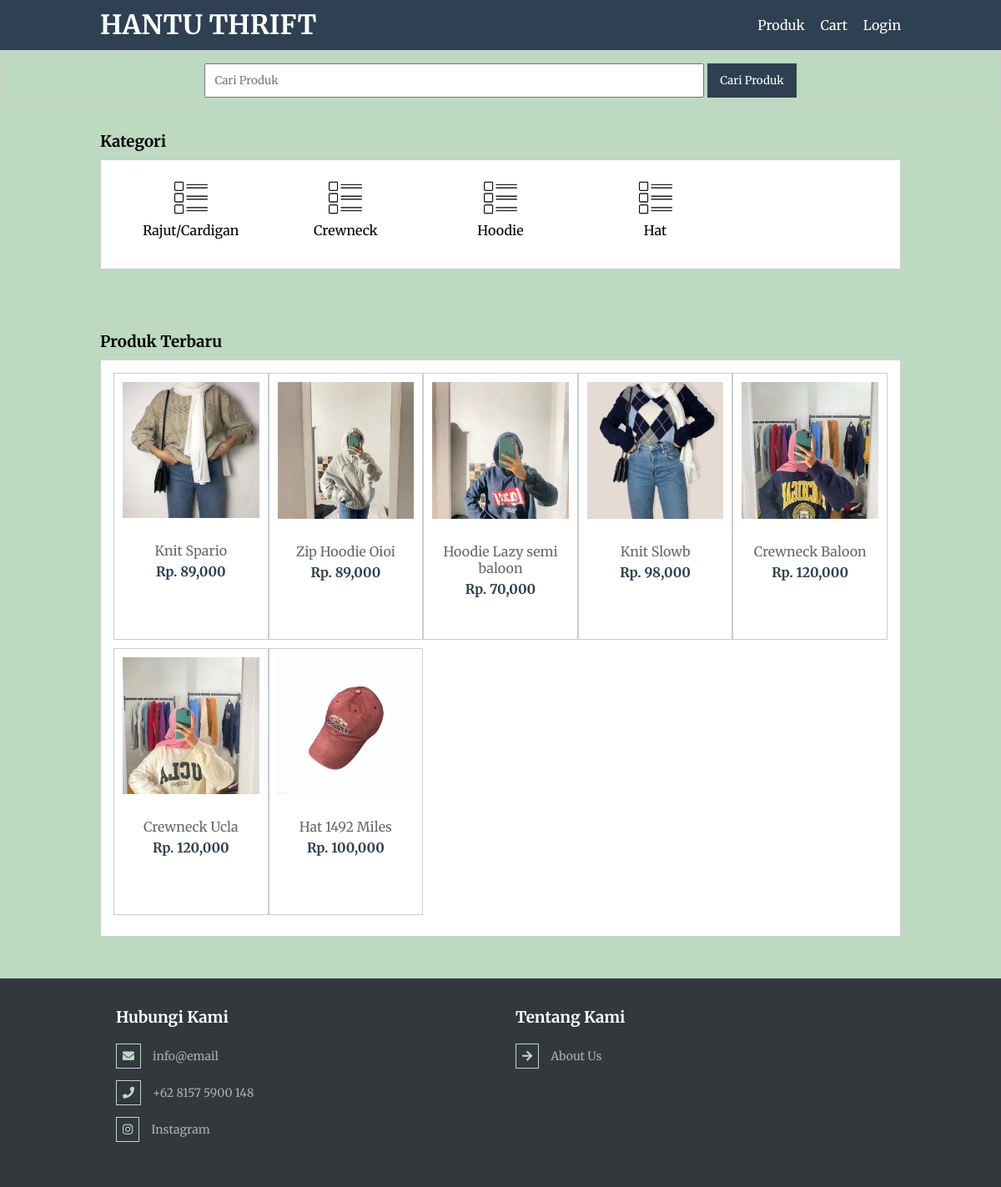
The page / on the database its author committed.
### tables this page shows
CREATE TABLE `tb_category` (
  `id_category` int(11) NOT NULL,
  `name_category` varchar(25) NOT NULL
);

CREATE TABLE `tb_product` (
  `id_product` int(11) NOT NULL,
  `id_category` int(11) NOT NULL,
  `name_product` varchar(100) NOT NULL,
  `price_product` int(11) NOT NULL,
  `description_product` text NOT NULL,
  `image_product` varchar(100) NOT NULL,
  `status_product` tinyint(1) NOT NULL,
  `created_data` timestamp NOT NULL DEFAULT current_timestamp()
);

### index.php (the view, shortened to what this page needs)
<?php
    include 'db.php';
    $kontak = mysqli_query($conn, "SELECT telp_admin, email_admin, address_admin FROM tb_admin WHERE id_admin = 1");
    $a = mysqli_fetch_object($kontak);
?>
<!DOCTYPE html>
<html>
    <head>
        <link rel="stylesheet" type="text/css" href="style.css">
        <link rel="stylesheet" href="https://cdnjs.cloudflare.com/ajax/libs/font-awesome/5.13.0/css/all.min.css">
    </head>
    <body>
       <header>
           <div class="container">
                <h1><a href="index">HANTU THRIFT</a></h1>
                <ul>
                    <li><a href="produk">Produk</a></li>
                    <li><a href="keranjang">Cart</a></li>
                    <?php
                    if(isset($_SESSION['status_login_user'])){
                        ?>
                        <li><a href="user/logout-user">Logout</a></li>
                   <?php }else{
                        ?>
                        <li><a href="user/login-user">Login</a></li>
                    <?php } ?>
                </ul>
           </div>
       </header>
       <div class="search">
            <div class="container">
                <form action="produk">
                    <input type="text" name="search" placeholder="Cari Produk">
                    <input type="submit" name="cari" value="Cari Produk">
                </form>
            </div>
       </div>
       <div class="section">
           <div class="container">
               <h3>Kategori</h3>
               <div class="box">
                   <?php
                        $kategori =mysqli_query($conn, "SELECT * FROM tb_category ORDER BY id_category DESC");
                        if(mysqli_num_rows($kategori) > 0){
                            while($k = mysqli_fetch_array($kategori)){
                   ?>
                        <a href="produk?kat=<?php echo $k['id_category'] ?>">
                            <div class="col-5">
                                <img src="img/list.png" width="40px"style="margin-bottom:5px;">
                                <p><?php echo $k['name_category'] ?></p>
                            </div>
                        </a>
                   <?php }}else{ ?>
                        <p>Kategori Tidak Ada</p>
                    <?php } ?>
               </div>
           </div>
       </div>
       <div class="section">
           <div class="container">
               <h3>Produk Terbaru</h3>
               <div class="box">
                   <?php
                        $produk = mysqli_query($conn, "SELECT * FROM tb_product WHERE status_product = 1 ORDER BY id_product DESC LIMIT 8");
                        if(mysqli_num_rows($produk) > 0){
                            while($p = mysqli_fetch_array($produk)){
                   ?>
                        <a href="detail-produk?id=<?php echo $p['id_product'] ?>">
                            <div class="col-4">
                                <img src="produkk/<?php echo $p['image_product'] ?>" >
                                <p class="nama"><?php echo substr($p['name_product'], 0, 30) ?></p>
                                <p class="harga">Rp. <?php echo number_format($p['price_product']) ?></p>
                            </div>
                        </a>
                    <?php }}else{ ?>
                        <p>Produk Tidak Ada</p>
                    <?php } ?>
               </div>
           </div>
       </div>
        <div class="footer">
            <div class="col-6">
                <h3>Hubungi Kami</h3>
                    <ul class="address">
                        <li><i class="fas fa-envelope"></i><a href="mailto:info@email">info@email</a></li>
                        <li><i class="fas fa-phone"></i><a href="https://api.whatsapp.com/send?phone=<?php echo $a->telp_admin ?>&text=Hai, saya tertarik dengan produk Anda." target="_blank">+62 8157 5900 148</a></li>
                        <li><i class="fab fa-instagram"></i><a href="https://www.instagram.com/shintanabl_" target="_blank">Instagram</a></li>
                    </ul>
            </div>
            <div class="col-6">
                <h3>Tentang Kami</h3>
                    <ul class="address">
                        <li><i class="fas fa-arrow-right"></i><a href="about" target="_blank">About Us</a></li>
                    </ul>
            </div>
        </div>
    </body>
</html>

### style.css (style rules this page uses)
* { padding: 0; margin: 0; font-family: 'Merriweather', serif; }
body { background-color:#bdd9bf; }
a { color: inherit; text-decoration: none; }
header { background-color: #2E4052; color: #fff; }
header h1 { float: left; padding: 10px 0; }
header ul { float: right; }
header ul li { display: inline-block; }
header ul li a { padding: 20px 0 20px 15px; display: inline-block; }
.container { width: 80%; margin:0 auto; }
.container:after { content: ''; display: block; clear: both; }
.section { padding: 25px 0; }
.box { background-color: #fff; border: 1px solid #ccc; padding: 15px; box-sizing: border-box; margin: 10px 0 25px 0; }
.box:after { content: ''; display: block; clear: both; }
.search { padding:15px 0; background-color: #bdd9bf; border: 1px solid #ccc; text-align: center; }
.search input[type=text] { width: 60%; padding: 10px; }
.search input[type=submit] { padding: 12px 15px; background-color: #2E4052; color: #fff; border: none; cursor: pointer; }
.col-5 { width: 20%; height: 100px; text-align: center; float: left; padding: 10px; box-sizing: border-box; }
.col-4 { width: 20%; height: 320px; border: 1px solid #ccc; float: left; padding: 10px; box-sizing: border-box; margin-bottom: 10px; }
.col-4 img { margin-bottom: 25px; width: 100%; }
.col-4 .nama { color: #666; text-align: center; margin-bottom: 5px; }
.col-4 .harga { text-align: center; font-weight: bold; color: #2E4052 ; }
.footer { width: 100%; height: 200px; padding: 25px 0 ; background-color: #33383d; color: #fff; }
.col-6 h3 { margin-bottom: 20px; }
.col-6 { margin-left: 129px; width: 350px; height: 200px; padding: 10px; float: left; box-sizing: border-box; }
.col-6 ul li { list-style-type: none; margin-bottom: 1em; color: #afafaf; font-size: 14px; }
.col-6 ul.address li i { color: #bdd9bf; border: 1px solid #bdd9bf; padding: .5em; margin-right: 1em; }

### rows shown on the page
tb_category: name_category "Rajut/Cardigan"
tb_category: name_category "Crewneck"
tb_category: name_category "Hoodie"
tb_category: name_category "Hat"
tb_product: image_product (picture), name_product "Knit Spario", price_product "89,000"
tb_product: image_product (picture), name_product "Zip Hoodie Oioi", price_product "89,000"
tb_product: image_product (picture), name_product "Hoodie Lazy semi baloon", price_product "70,000"
tb_product: image_product (picture), name_product "Knit Slowb", price_product "98,000"
tb_product: image_product (picture), name_product "Crewneck Baloon", price_product "120,000"
tb_product: image_product (picture), name_product "Crewneck Ucla", price_product "120,000"
tb_product: image_product (picture), name_product "Hat 1492 Miles", price_product "100,000"
